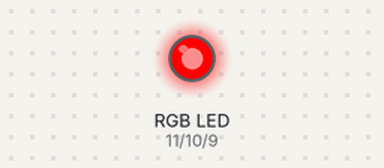
The sketch below on a simulated Arduino Uno, built with avr-gcc and run on an emulated ATmega328P. On the bench: an RGB LED mixed from three pins (HIGH = lit). Dim RGB values are drawn brighter than linear.

Above: at 0.05 s.
At 1.5 s:
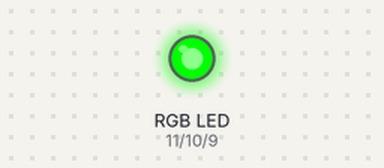
At 2.95 s:
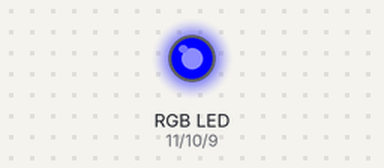
At 3.7 s:
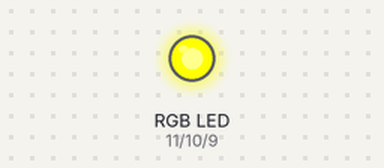
At 4.45 s:
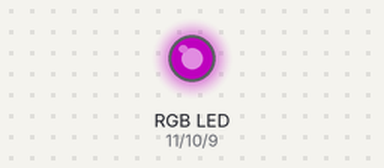
At 5.95 s:
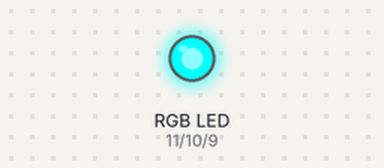
Timing chart, 0 to 7.8 s (numbered marks = the images above):
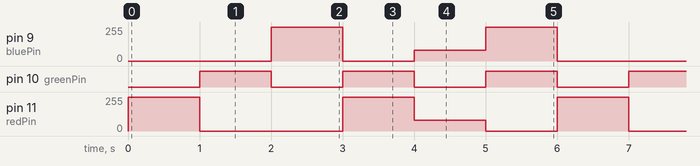

Measured:
- by itself, pin 9 (bluePin): repeats every 6.0 s: 0/255 1.0 s, 80/255 1.0 s, 255/255 1.0 s, 0/255 2.0 s, 255/255 1.0 s
- by itself, pin 10 (greenPin): alternates HIGH for 1.0 s and LOW for 1.0 s
- by itself, pin 11 (redPin): repeats every 6.0 s: 0/255 2.0 s, 255/255 1.0 s, 80/255 1.0 s, 0/255 1.0 s, 255/255 1.0 s

The sketch:

RGB_LED.ino
```cpp
int redPin = 11;
int greenPin = 10;
int bluePin = 9;
//int brightness = 0;
//int fadeAmount = 5;
//int ledBlue = 9;
//int ledGreen = 10;
//int ledRed = 11;

void setup() {
  // put your setup code here, to run once:
  pinMode(redPin, OUTPUT);
  pinMode(greenPin, OUTPUT);
  pinMode(bluePin, OUTPUT);
//  pinMode(ledBlue, OUTPUT);
//  pinMode(ledGreen, OUTPUT);
//  pinMode(ledRed, OUTPUT);
}

void loop() {
  // set the brightness of pin 9:
//  analogWrite(ledBlue, brightness);
  // change the brightness for next time through the loop:
//  brightness = brightness + fadeAmount;

  // reverse the direction of the fading at the ends of the fade:
//  if (brightness == 0 || brightness == 255) {
//    fadeAmount = -fadeAmount ;
//  }
  // wait for 30 milliseconds to see the dimming effect
//  delay(30);

//  analogWrite(ledGreen, brightness);
//  brightness = brightness + fadeAmount;
//  if (brightness == 0 || brightness == 255) {
//    fadeAmount = -fadeAmount ;
//  }
//  delay(30);

//  analogWrite(ledRed, brightness);
//  brightness = brightness + fadeAmount;
//  if (brightness == 0 || brightness == 255) {
//    fadeAmount = -fadeAmount ;
//  }
//  delay(30);

  // put your main code here, to run repeatedly:
  setColor(255, 0, 0);  // red
  delay(1000);
  setColor(0, 255, 0);  // green
  delay(1000);
  setColor(0, 0, 255);  // blue
  delay(1000);
  setColor(255, 255, 0);  // yellow
  delay(1000);
  setColor(80, 0, 80);  // purple
  delay(1000);
  setColor(0, 255, 255);  // aqua
  delay(1000);
}

void setColor(int red, int green, int blue)
{
  #ifdef COMMON_ANODE
    red = 255 - red;
    green = 255 - green;
    blue = 255 - blue;
  #endif
  analogWrite(redPin, red);
  analogWrite(greenPin, green);
  analogWrite(bluePin, blue);
}
```
